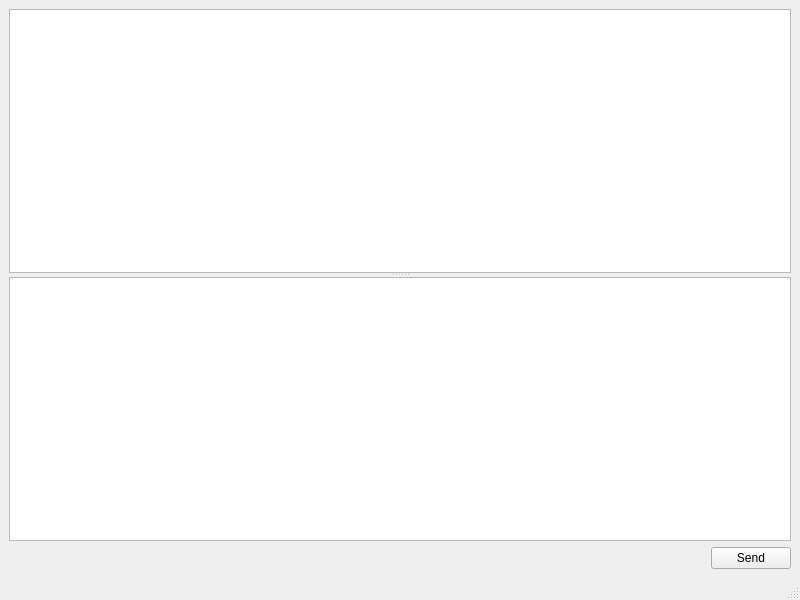
<?xml version="1.0" encoding="UTF-8"?>
<ui version="4.0">
 <class>ChatWindow</class>
 <widget class="QMainWindow" name="ChatWindow">
  <property name="geometry">
   <rect>
    <x>0</x>
    <y>0</y>
    <width>800</width>
    <height>600</height>
   </rect>
  </property>
  <property name="windowTitle">
   <string>MainWindow</string>
  </property>
  <widget class="QWidget" name="centralwidget">
   <layout class="QVBoxLayout" name="verticalLayout">
    <item>
     <widget class="QSplitter" name="splitter">
      <property name="orientation">
       <enum>Qt::Vertical</enum>
      </property>
      <widget class="QTextEdit" name="messages">
       <property name="readOnly">
        <bool>true</bool>
       </property>
      </widget>
      <widget class="QPlainTextEdit" name="myMessage"/>
     </widget>
    </item>
    <item>
     <layout class="QHBoxLayout" name="horizontalLayout">
      <item>
       <spacer name="horizontalSpacer">
        <property name="orientation">
         <enum>Qt::Horizontal</enum>
        </property>
        <property name="sizeHint" stdset="0">
         <size>
          <width>40</width>
          <height>20</height>
         </size>
        </property>
       </spacer>
      </item>
      <item>
       <widget class="QPushButton" name="send">
        <property name="text">
         <string>Send</string>
        </property>
       </widget>
      </item>
     </layout>
    </item>
   </layout>
  </widget>
  <widget class="QMenuBar" name="menubar">
   <property name="geometry">
    <rect>
     <x>0</x>
     <y>0</y>
     <width>800</width>
     <height>23</height>
    </rect>
   </property>
  </widget>
  <widget class="QStatusBar" name="statusbar"/>
 </widget>
 <resources/>
 <connections/>
</ui>
